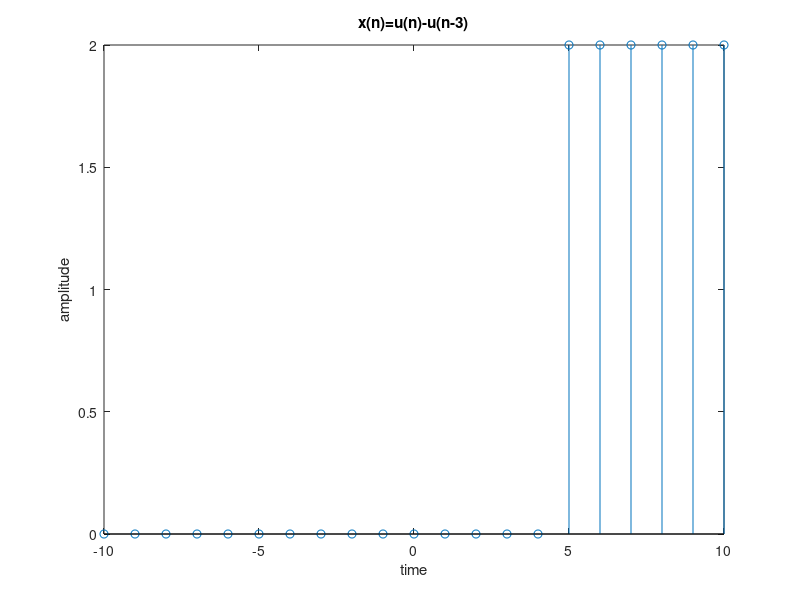

Write the MATLAB code that produced this figure.

t = (-10:1:10)';  %%Can change the interval time by replacing 1 with 0.1
%step1 = t>=0;  %% For u[n]
step2 = t>=5   %%For u[n-3]
x=step2*2
stem(t,x)    %%scatter can be used instead of plot
xlabel('time');
ylabel('amplitude');
title('x(n)=u(n)-u(n-3)');